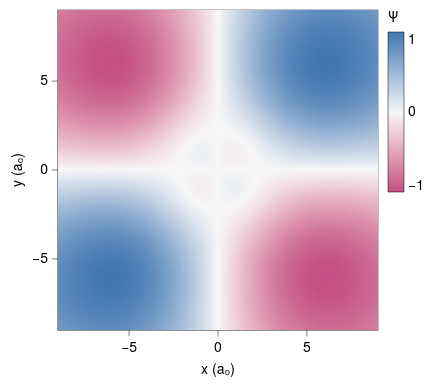

Describe this chart as a Vega-Lite specification.
### Vega-Lite specification from a JSON file in a GitHub repository (floating-point values rounded to 4 significant figures; data arrays with more than 128 entries replaced by an {"elided": "..."} marker saying what was removed)
{"background": null, "config": {"arc": {"fill": "#DBDBDB", "fillOpacity": 1.0, "innerRadius": 40.0, "padAngle": 0.03, "stroke": "black", "strokeOpacity": 1, "strokeWidth": 0.25}, "area": {"fill": "#DBDBDB", "fillOpacity": 1.0, "stroke": "black", "strokeOpacity": 1, "strokeWidth": 0.25}, "axis": {"domain": true, "domainCap": "round", "domainColor": "black", "domainWidth": 0.25, "grid": false, "gridCap": "round", "gridColor": "#F1F1F1", "gridDash": [0, 0], "gridOpacity": 1.0, "gridWidth": 0.25, "labelColor": "black", "labelFont": "Helvetica Neue, HelveticaNeue, Helvetica, Arial, sans-serif", "labelFontSize": 7, "labelFontStyle": "normal", "labelFontWeight": 400, "offset": 0, "ticks": true, "tickCap": "round", "tickColor": "black", "tickRound": false, "tickSize": 3, "tickWidth": 0.25, "titleColor": "black", "titleFont": "Helvetica Neue, HelveticaNeue, Helvetica, Arial, sans-serif", "titleFontSize": 7, "titleFontStyle": "normal", "titleFontWeight": 400}, "axisX": {"domain": true, "labelAlign": "center", "labelAngle": 0, "labels": true, "ticks": true, "translate": 0}, "axisY": {"domain": true, "labelAlign": "right", "labelAngle": 0, "labels": true, "ticks": true, "translate": 0}, "axisRight": {"domain": true, "labelAlign": "left", "labelAngle": 0, "labels": true, "ticks": true, "translate": 0}, "axisTop": {"domain": true, "labelAlign": "center", "labelAngle": 0, "labels": true, "ticks": true, "translate": 0}, "axisBand": {"tickOffset": 0}, "bar": {"fill": "#DBDBDB", "fillOpacity": 1.0, "stroke": "black", "strokeOpacity": 1, "strokeWidth": 0.25}, "boxplot": {"size": 14.4, "ticks": {"cornerRadius": 0.25, "fill": "black", "opacity": 1, "size": 7.2, "thickness": 0.25}, "box": {"fillOpacity": 1.0, "stroke": "black", "strokeOpacity": 1, "strokeWidth": 0.25}, "median": {"cornerRadius": 0, "fill": "black", "fillOpacity": 1.0, "opacity": 1, "size": 14.4, "thickness": 0.25}, "rule": {"fill": "black", "fillOpacity": 1.0, "size": 16.0, "stroke": "black", "strokeDash": [0, 0], "strokeOpacity": 1, "strokeWidth": 0.25}, "outliers": {"color": "black", "fill": "black", "fillOpacity": 1.0, "size": 0, "stroke": "black", "strokeOpacity": 1, "strokeWidth": 0.25}}, "circle": {"fill": "black", "fillOpacity": 1.0, "size": 2.0, "stroke": null, "strokeOpacity": 1, "strokeWidth": 0.25}, "errorband": {"band": {"fillOpacity": 0.6, "stroke": null, "strokeWidth": 0.25, "strokeOpacity": 1}, "borders": {"opacity": 0, "strokeOpacity": 0.25, "strokeWidth": 1}}, "errorbar": {"opacity": 1, "rule": {"strokeDash": [0, 0], "strokeWidth": 0.25}, "ticks": {"color": "black", "cornerRadius": 0.125, "opacity": 1, "size": 9.6, "thickness": 0.25}, "thickness": 0.25}, "font": "Helvetica Neue, HelveticaNeue, Helvetica, Arial, sans-serif", "geoshape": {"fill": "#DBDBDB", "fillOpacity": 1.0, "stroke": "black", "strokeOpacity": 1, "strokeWidth": 0.25}, "header": {"labelColor": "black", "labelFont": "Helvetica Neue, HelveticaNeue, Helvetica, Arial, sans-serif", "labelFontSize": 7, "labelFontStyle": "normal", "labelFontWeight": 400, "titleColor": "black", "titleFont": "Helvetica Neue, HelveticaNeue, Helvetica, Arial, sans-serif", "titleFontSize": 7, "titleFontStyle": "normal", "titleFontWeight": 400, "titlePadding": 0}, "legend": {"disable": false, "offset": 4.5, "titlePadding": 4, "labelOffset": 2, "gradientLabelOffset": 2, "gradientLength": 80.0, "gradientThickness": 8.0, "gradientOpacity": 1.0, "gradientStrokeColor": "black", "gradientStrokeWidth": 0.25, "labelColor": "black", "labelFont": "Helvetica Neue, HelveticaNeue, Helvetica, Arial, sans-serif", "labelFontSize": 7, "labelFontStyle": "normal", "labelFontWeight": 400, "strokeColor": "black", "strokeWidth": 0, "symbolSize": 42, "symbolStrokeColor": "black", "symbolStrokeWidth": 0.25, "titleColor": "black", "titleFont": "Helvetica Neue, HelveticaNeue, Helvetica, Arial, sans-serif", "titleFontSize": 7, "titleFontStyle": "normal", "titleFontWeight": 400}, "line": {"color": "black", "stroke": "black", "strokeCap": "round", "strokeDash": [0, 0], "strokeOpacity": 1, "strokeWidth": 0.375}, "point": {"filled": true, "fill": "#DBDBDB", "fillOpacity": 1.0, "size": 8.0, "stroke": "black", "strokeOpacity": 1, "strokeWidth": 0.25}, "range": {"category": ["#5CA7B1", "#CDDEF3", "#B7B3E4", "#B3DAB5", "#F5E1B3", "#3D727B", "#8AA8D2", "#867DAC", "#80A988", "#CBB17A", "#204148", "#59719A", "#584C77", "#507B5F", "#9D824D"], "diverging": {"scheme": ["#C35082", "#CE6D94", "#D989A7", "#E2A4BA", "#EABFCE", "#F1DBE2", "#F6F6F6", "#D7E0EB", "#B9CBE0", "#9BB6D5", "#7DA1C9", "#5F8CBD", "#4177B1"]}, "heatmap": {"scheme": ["#32022B", "#43044D", "#4C196E", "#4D338C", "#484DA6", "#3A68BB", "#1D83CA", "#1D9CCB", "#23B5C9", "#28CDC5", "#4DE0B4", "#91EE9F"]}, "ordinal": {"scheme": ["#F1F1F1", "#DBDBDB", "#C6C6C6", "#B2B2B2", "#9D9D9D", "#898989", "#767676", "#636363", "#515151", "#404040", "#2F2F2F", "#1F1F1F"]}, "ramp": {"scheme": ["#32022B", "#43044D", "#4C196E", "#4D338C", "#484DA6", "#3A68BB", "#1D83CA", "#1D9CCB", "#23B5C9", "#28CDC5", "#4DE0B4", "#91EE9F"]}}, "rule": {"color": "black", "stroke": "black", "strokeCap": "round", "strokeDash": [2, 2], "strokeOpacity": 1, "strokeWidth": 0.25}, "scale": {"bandPaddingInner": 0.1, "bandPaddingOuter": 0.1, "round": false}, "rect": {"fill": "#DBDBDB", "fillOpacity": 1.0, "stroke": "black", "strokeOpacity": 1, "strokeWidth": 0.25}, "square": {"fill": "#DBDBDB", "fillOpacity": 1.0, "size": 16.0, "stroke": "black", "strokeOpacity": 1, "strokeWidth": 0.25}, "text": {"color": "black", "font": "Helvetica Neue, HelveticaNeue, Helvetica, Arial, sans-serif", "fontSize": 7, "fontStyle": "normal", "fontWeight": 400}, "tick": {"color": "black", "cornerRadius": 0.125, "opacity": 1.0, "size": 14.4, "thickness": 0.25}, "title": {"anchor": "middle", "frame": "group", "color": "black", "font": "Helvetica Neue, HelveticaNeue, Helvetica, Arial, sans-serif", "fontSize": 7, "fontStyle": "normal", "fontWeight": 400, "subtitleColor": "black", "subtitleFont": "Helvetica Neue, HelveticaNeue, Helvetica, Arial, sans-serif", "subtitleFontSize": "Helvetica Neue, HelveticaNeue, Helvetica, Arial, sans-serif", "subtitleFontStyle": "normal", "subtitleFontWeight": 400}, "trail": {"color": "black", "opacity": 1, "size": 0.375}, "view": {"continuousWidth": 160, "continuousHeight": 160, "discreteWidth": 160, "discreteHeight": 160, "fill": null, "stroke": "black", "strokeWidth": 0.25}}, "data": {"name": "data-00b70823fc072153581706d4d4c0f356"}, "mark": {"type": "rect", "clip": true, "stroke": null}, "encoding": {"color": {"field": "psi", "scale": {"domainMid": 0}, "title": "Ψ", "type": "quantitative"}, "x": {"field": "x0", "scale": {"domain": [-9.0, 9.0], "nice": false}, "title": "x (a₀)", "type": "quantitative"}, "x2": {"field": "x1"}, "y": {"field": "y0", "scale": {"domain": [-9.0, 9.0], "nice": false}, "title": "y (a₀)", "type": "quantitative"}, "y2": {"field": "y1"}}, "$schema": "https://vega.github.io/schema/vega-lite/v6.4.1.json", "datasets": {"data-00b70823fc072153581706d4d4c0f356": {"elided": "9025 records"}}}
